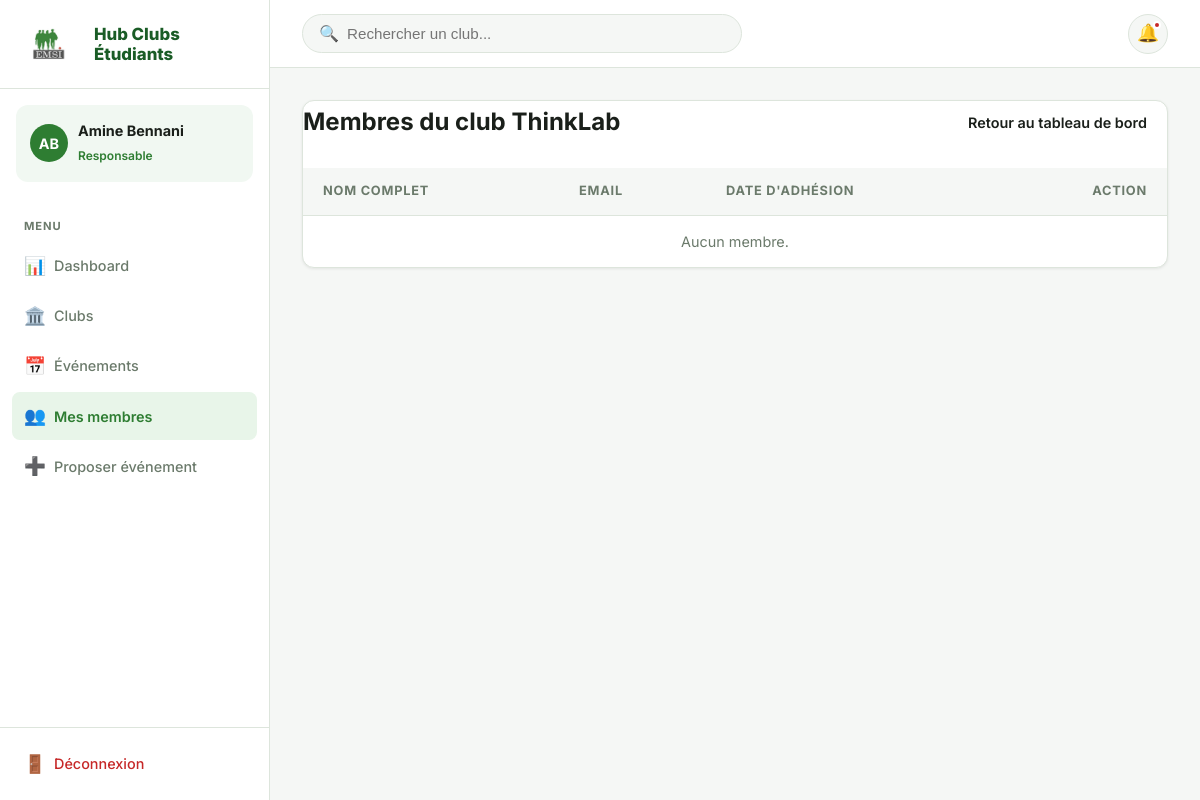
/manager/members/ (signed in), run on the app's committed database.
### clubs/models.py (models this page shows, shortened)
class User(AbstractUser):
    class Role(models.TextChoices):
        STUDENT = "student", "Etudiant"
        CLUB_MANAGER = "club_manager", "Responsable de club"
        ADMINISTRATION = "administration", "Administration"
    role = models.CharField(max_length=20, choices=Role.choices, default=Role.STUDENT)
    filiere = models.CharField(max_length=100, blank=True, null=True, verbose_name="Filière")

class Club(models.Model):
    class Category(models.TextChoices):
        MUSIQUE = "Musique", "Musique"
        TECH = "Tech & Innovation", "Tech & Innovation"
        SPORTS = "Sports", "Sports"
        ARTS = "Arts", "Arts"
        AUTRE = "Autre", "Autre"
    name = models.CharField(max_length=120, unique=True)
    description = models.TextField()
    category = models.CharField(max_length=50, choices=Category.choices, default=Category.AUTRE)
    logo = models.ImageField(upload_to="club_logos/", blank=True, null=True)
    manager = models.OneToOneField(
        User,
        on_delete=models.CASCADE,
        related_name="managed_club",
        limit_choices_to={"role": User.Role.CLUB_MANAGER},
    )
    created_at = models.DateTimeField(auto_now_add=True)

### clubs/views.py (the view)
# urls.py: path("manager/members/", managed_club_members, name="managed_club_members"),
@login_required
def managed_club_members(request):
    if request.user.role != User.Role.CLUB_MANAGER:
        messages.error(request, "Acces refuse.")
        return redirect("dashboard")
    managed_club = getattr(request.user, "managed_club", None)
    memberships = ClubMembership.objects.filter(club=managed_club).select_related("user") if managed_club else []
    return render(request, "clubs/managed_club_members.html", {"memberships": memberships, "club": managed_club})

### clubs/context_processors.py (called while the page is built)
def manager_pending_requests(request):
    if not request.user.is_authenticated or request.user.role != User.Role.CLUB_MANAGER:
        return {"manager_pending_requests_count": 0}
    managed_club = getattr(request.user, "managed_club", None)
    if not managed_club:
        return {"manager_pending_requests_count": 0}
    count = ClubJoinRequest.objects.filter(
        club=managed_club, status=ClubJoinRequest.Status.PENDING
    ).count()
    return {"manager_pending_requests_count": count}

### templates/clubs/managed_club_members.html
{% extends "clubs/base.html" %}
{% block content %}
<section class="card">
    <div style="display: flex; justify-content: space-between; align-items: center; margin-bottom: 24px;">
        <h2 style="color: var(--emsi-green-dark); margin-top: 0; margin-bottom: 0;">Membres du club {% if club %}<span style="color: var(--emsi-green);">{{ club.name }}</span>{% endif %}</h2>
        <a class="btn secondary" href="{% url 'manager_dashboard' %}">Retour au tableau de bord</a>
    </div>
    <div class="table-container">
        <table>
            <thead>
                <tr>
                    <th>Nom Complet</th>
                    <th>Email</th>
                    <th>Date d'adhésion</th>
                    <th style="text-align: right;">Action</th>
                </tr>
            </thead>
            <tbody>
                {% for membership in memberships %}
                <tr>
                    <td><strong>{{ membership.user.first_name }} {{ membership.user.last_name }}</strong></td>
                    <td>{{ membership.user.email }}</td>
                    <td>{{ membership.joined_at|date:"d M Y" }}</td>
                    <td style="text-align: right;">
                        <a href="{% url 'remove_member' membership.id %}" class="btn danger" style="padding: 6px 12px; font-size: 0.85rem;" onclick="return confirm('Voulez-vous vraiment supprimer ce membre ?');">Supprimer</a>
                    </td>
                </tr>
                {% empty %}
                <tr>
                    <td colspan="4" style="text-align: center; color: var(--text-muted);">Aucun membre.</td>
                </tr>
                {% endfor %}
            </tbody>
        </table>
    </div>
</section>
{% endblock %}

### templates/clubs/base.html (shortened to what this page needs)
{% load static %}
<!DOCTYPE html>
<html lang="fr">
<head>
  <link rel="stylesheet" href="{% static 'css/style.css' %}?v=11">
</head>
<body>
<div class="app-layout">
  <aside class="sidebar" id="sidebar">
    <div class="sidebar-brand">
      <img src="{% static 'img/emsi_logo.png' %}" alt="EMSI" style="height:48px; width:auto; object-fit:contain;">
      <div class="brand-name" style="margin-left:10px;">
        <strong style="font-size:1.05rem; font-weight:800; line-height:1.2; color:var(--green-dark);">Hub Clubs<br>Étudiants</strong>
      </div>
    </div>
    {% if user.is_authenticated %}
    <div class="sidebar-user">
      <div class="user-avatar">{{ user.first_name|first|upper }}{{ user.last_name|first|upper }}</div>
      <div class="user-info">
        <strong>{{ user.first_name }} {{ user.last_name }}</strong>
        <span>{% if user.role == 'administration' %}Administrateur{% elif user.role == 'club_manager' %}Responsable{% else %}Étudiant{% endif %}</span>
      </div>
    </div>
    <nav class="sidebar-nav">
      {% if user.role == 'administration' %}
        <div class="nav-section-title">Menu</div>
        <a href="{% url 'admin_dashboard' %}" class="nav-link {% if request.resolver_match.url_name == 'admin_dashboard' %}active{% endif %}">
          <span class="nav-icon">📊</span> Dashboard
        </a>
        <a href="{% url 'club_list' %}" class="nav-link {% if request.resolver_match.url_name == 'club_list' %}active{% endif %}">
          <span class="nav-icon">🏛️</span> Clubs
        </a>
        <a href="{% url 'admin_events' %}" class="nav-link {% if request.resolver_match.url_name == 'admin_events' %}active{% endif %}">
          <span class="nav-icon">📅</span> Événements
        </a>
      {% elif user.role == 'club_manager' %}
        <div class="nav-section-title">Menu</div>
        <a href="{% url 'manager_dashboard' %}" class="nav-link {% if request.resolver_match.url_name == 'manager_dashboard' %}active{% endif %}">
          <span class="nav-icon">📊</span> Dashboard
        </a>
        <a href="{% url 'club_list' %}" class="nav-link {% if request.resolver_match.url_name == 'club_list' %}active{% endif %}">
          <span class="nav-icon">🏛️</span> Clubs
        </a>
        <a href="{% url 'club_events' %}" class="nav-link {% if request.resolver_match.url_name == 'club_events' %}active{% endif %}">
          <span class="nav-icon">📅</span> Événements
        </a>
        <a href="{% url 'managed_club_members' %}" class="nav-link {% if request.resolver_match.url_name == 'managed_club_members' %}active{% endif %}">
          <span class="nav-icon">👥</span> Mes membres
        </a>
        <a href="{% url 'create_event_request' %}" class="nav-link {% if request.resolver_match.url_name == 'create_event_request' %}active{% endif %}">
          <span class="nav-icon">➕</span> Proposer événement
        </a>
      {% endif %}
    </nav>
    {% endif %}
    <div class="sidebar-footer">
      {% if user.is_authenticated %}
        <a href="{% url 'logout' %}" class="nav-link logout">
          <span class="nav-icon">🚪</span> Déconnexion
        </a>
      {% endif %}
    </div>
  </aside>
  <div class="main-wrap">
    <header class="topbar">
      <form action="{% url 'club_list' %}" method="GET" class="topbar-search">
        <span class="icon">🔍</span>
        <input type="text" name="q" placeholder="Rechercher un club..." value="{{ request.GET.q|default:'' }}">
      </form>
      <div class="topbar-right">
        <button class="notif-btn" title="Notifications">🔔<span class="notif-dot"></span></button>
      </div>
    </header>
    <div class="content fade-in">
      {% block content %}{% endblock %}
    </div>
  </div>
</div>
</body>
</html>

### data on the page
User: first_name|first "A", last_name|first "B", first_name "Amine", last_name "Bennani"
Club: name "ThinkLab"
